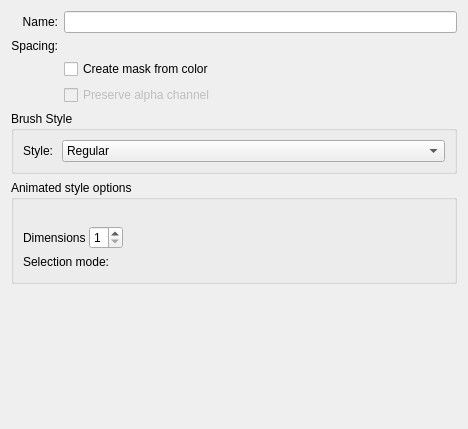
<?xml version="1.0" encoding="utf-8"?>
<ui version="4.0">
 <author>
    SPDX-FileCopyrightText: none
    SPDX-License-Identifier: GPL-3.0-or-later
  </author>
 <class>WdgExportGih</class>
 <widget class="QWidget" name="WdgExportGih">
  <property name="geometry">
   <rect>
    <x>0</x>
    <y>0</y>
    <width>468</width>
    <height>429</height>
   </rect>
  </property>
  <layout class="QGridLayout" name="gridLayout_3">
   <item column="0" row="0">
    <layout class="QVBoxLayout" name="verticalLayout">
     <item>
      <layout class="QGridLayout" name="gridLayout">
       <item column="1" row="0">
        <widget class="QLineEdit" name="nameLineEdit"/>
       </item>
       <item column="1" row="1">
        <widget class="KisSpacingSelectionWidget" name="spacingWidget" native="true"/>
       </item>
       <item column="0" row="1">
        <widget class="QLabel" name="spacingLbl">
         <property name="text">
          <string>Spacing:</string>
         </property>
         <property name="alignment">
          <set>Qt::AlignRight|Qt::AlignTrailing|Qt::AlignVCenter</set>
         </property>
        </widget>
       </item>
       <item column="0" row="0">
        <widget class="QLabel" name="brushNameLbl">
         <property name="text">
          <string>Name:</string>
         </property>
         <property name="alignment">
          <set>Qt::AlignRight|Qt::AlignTrailing|Qt::AlignVCenter</set>
         </property>
        </widget>
       </item>
       <item column="1" row="2">
        <widget class="QCheckBox" name="colorAsMask">
         <property name="text">
          <string>Create mask from color</string>
         </property>
        </widget>
       </item>
       <item column="1" row="3">
        <widget class="QCheckBox" name="preserveAlpha">
         <property name="enabled">
          <bool>false</bool>
         </property>
         <property name="text">
          <string>Preserve alpha channel</string>
         </property>
        </widget>
       </item>
      </layout>
     </item>
     <item>
      <widget class="QGroupBox" name="styleGroupBox">
       <property name="minimumSize">
        <size>
         <width>0</width>
         <height>0</height>
        </size>
       </property>
       <property name="title">
        <string>Brush Style</string>
       </property>
       <property name="checkable">
        <bool>false</bool>
       </property>
       <layout class="QGridLayout" name="gridLayout_4">
        <item column="0" row="0">
         <layout class="QGridLayout" columnstretch="0,0" name="gridLayout_2">
          <property name="horizontalSpacing">
           <number>9</number>
          </property>
          <property name="verticalSpacing">
           <number>3</number>
          </property>
          <item column="0" row="0">
           <widget class="QLabel" name="styleLbl">
            <property name="sizePolicy">
             <sizepolicy hsizetype="Fixed" vsizetype="Preferred">
              <horstretch>0</horstretch>
              <verstretch>0</verstretch>
             </sizepolicy>
            </property>
            <property name="text">
             <string>Style:</string>
            </property>
            <property name="alignment">
             <set>Qt::AlignRight|Qt::AlignTrailing|Qt::AlignVCenter</set>
            </property>
           </widget>
          </item>
          <item column="1" row="0">
           <widget class="QComboBox" name="brushStyle">
            <property name="sizePolicy">
             <sizepolicy hsizetype="MinimumExpanding" vsizetype="Fixed">
              <horstretch>0</horstretch>
              <verstretch>0</verstretch>
             </sizepolicy>
            </property>
            <item>
             <property name="text">
              <string>Regular</string>
             </property>
            </item>
            <item>
             <property name="text">
              <string>Animated</string>
             </property>
            </item>
           </widget>
          </item>
         </layout>
        </item>
       </layout>
      </widget>
     </item>
     <item>
      <widget class="QGroupBox" name="animStyleGroup">
       <property name="title">
        <string>Animated style options</string>
       </property>
       <layout class="QGridLayout" name="gridLayout_5">
        <property name="leftMargin">
         <number>9</number>
        </property>
        <property name="topMargin">
         <number>9</number>
        </property>
        <property name="rightMargin">
         <number>9</number>
        </property>
        <property name="bottomMargin">
         <number>9</number>
        </property>
        <property name="verticalSpacing">
         <number>0</number>
        </property>
        <item column="0" row="2">
         <layout class="QVBoxLayout" name="animStyleLayout">
          <property name="spacing">
           <number>3</number>
          </property>
          <property name="sizeConstraint">
           <enum>QLayout::SetDefaultConstraint</enum>
          </property>
          <item>
            <widget class="QLabel" name="framesNumLbl">
            </widget>
          </item>
          <item>
           <layout class="QHBoxLayout" name="horizontalLayout_2" stretch="0,0,1">
            <item>
             <widget class="QLabel" name="dimensionLbl">
              <property name="sizePolicy">
               <sizepolicy hsizetype="Minimum" vsizetype="Preferred">
                <horstretch>0</horstretch>
                <verstretch>0</verstretch>
               </sizepolicy>
              </property>
              <property name="text">
               <string>Dimensions</string>
              </property>
              <property name="margin">
               <number>0</number>
              </property>
             </widget>
            </item>
            <item>
             <widget class="QSpinBox" name="dimensionSpin">
              <property name="sizePolicy">
               <sizepolicy hsizetype="Maximum" vsizetype="Fixed">
                <horstretch>0</horstretch>
                <verstretch>0</verstretch>
               </sizepolicy>
              </property>
              <property name="minimum">
               <number>1</number>
              </property>
              <property name="maximum">
               <number>4</number>
              </property>
             </widget>
            </item>
            <item>
             <spacer name="horizontalSpacer">
              <property name="orientation">
               <enum>Qt::Horizontal</enum>
              </property>
              <property name="sizeHint" stdset="0">
               <size>
                <width>20</width>
                <height>20</height>
               </size>
              </property>
             </spacer>
            </item>
           </layout>
          </item>
          <item>
           <layout class="QHBoxLayout" name="horizontalLayout_3">
            <property name="spacing">
             <number>6</number>
            </property>
            <item>
             <widget class="QLabel" name="selectionModeLbl">
              <property name="sizePolicy">
               <sizepolicy hsizetype="Fixed" vsizetype="Preferred">
                <horstretch>0</horstretch>
                <verstretch>0</verstretch>
               </sizepolicy>
              </property>
              <property name="text">
               <string>Selection mode:</string>
              </property>
              <property name="alignment">
               <set>Qt::AlignRight|Qt::AlignTrailing|Qt::AlignVCenter</set>
              </property>
             </widget>
            </item>
            <item>
             <spacer name="horizontalSpacer_2">
              <property name="orientation">
               <enum>Qt::Horizontal</enum>
              </property>
              <property name="sizeHint" stdset="0">
               <size>
                <width>20</width>
                <height>20</height>
               </size>
              </property>
             </spacer>
            </item>
           </layout>
          </item>
         </layout>
        </item>
        <item column="0" row="3">
         <layout class="QVBoxLayout" name="dimRankLayout">
          <property name="spacing">
           <number>3</number>
          </property>
         </layout>
        </item>
       </layout>
      </widget>
     </item>
     <item>
      <layout class="QHBoxLayout" name="horizontalLayout">
       <property name="spacing">
        <number>6</number>
       </property>
       <item>
        <spacer name="verticalSpacer">
         <property name="orientation">
          <enum>Qt::Vertical</enum>
         </property>
         <property name="sizeHint" stdset="0">
          <size>
           <width>20</width>
           <height>40</height>
          </size>
         </property>
        </spacer>
       </item>
      </layout>
     </item>
    </layout>
   </item>
  </layout>
 </widget>
 <customwidgets>
  <customwidget>
   <class>KisSpacingSelectionWidget</class>
   <extends>QWidget</extends>
   <header>kis_spacing_selection_widget.h</header>
   <container>1</container>
  </customwidget>
 </customwidgets>
 <resources/>
 <connections/>
</ui>
